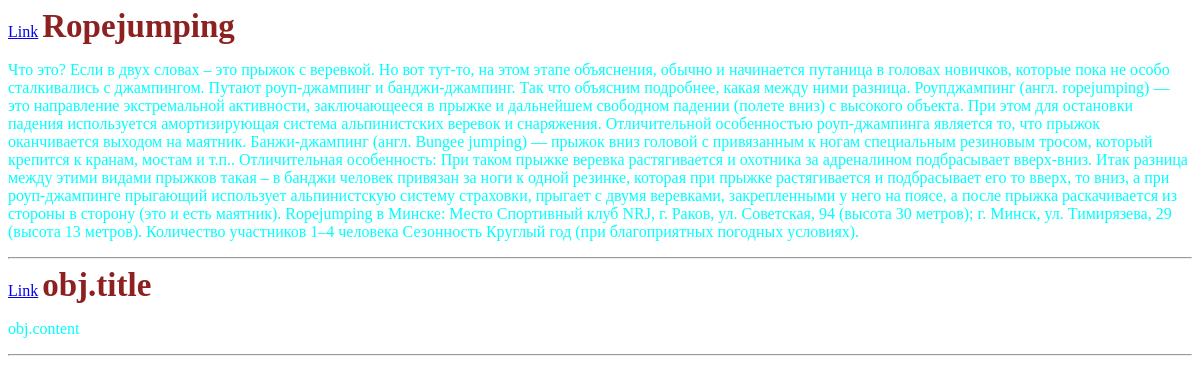
/articles/1/, run on the app's committed database.
### home/models.py (models this page shows, shortened)
class Article(models.Model):
    title = models.CharField(max_length=50)
    content = models.TextField()
    author = models.ForeignKey(User, on_delete=models.CASCADE, null=True) #тип удаления(удаляем и юзера и его статьи) CASCADE

### home/views.py (the view)
# urls.py: path('articles/<int:pk>/', views.ArticleDetailView.as_view(), name='get-articles')
class ArticleDetailView(DetailView):
    model = Article
    template_name = "article.html"
    pk_url_kwarg = "pk"
    context_object_name = "obj"

### templates/article.html (shortened to what this page needs)
{% load static %}
<html lang="en">
<head>
</head>
<link rel="stylesheet" href="{% static 'main.css' %}">
<body>
    <div>
        <a href="{{ obj.pk }}">Link</a>
        <b>{{ obj.title }}</b>
        <p>{{ obj.content }}</p>
    </div>
    <hr>
</body>
</html><!DOCTYPE html>
<html lang="en">
<head>
</head>
<link rel = "stylesheet" href="{% static 'main.css' %}">
<body>
    <div>
        <a href="{{obj.pk}}">Link</a>
        <b>obj.title</b>
        <p>obj.content</p>
    </div>
    <hr>
</body>
</html>

### static/main.css (style rules this page uses)
b { color: #8d2121; font-size: 33px; }
p { color: aqua; }
body { background-image: url("https://www.sobaka.com/video/wp-content/uploads/sites/2/2018/11/smeshnye-sobaki.jpg"); }

### data on the page
Article: title "Ropejumping", content "Что это? Если в двух словах – это прыжок с веревкой. Но вот тут-то, на этом этапе объяснения, обычно и начинается путаница в головах новичков, которые пока не особо сталкивались с джампингом. Путают роуп-джампинг и банджи-джампинг. Так что объясним подробнее, какая между ними разница. Роупджампинг (англ. ropejumping) — это направление экстремальной активности, заключающееся в прыжке и дальнейшем свободном падении (полете вниз) с высокого объекта. При этом для остановки падения используется амортизирующая система альпинистских веревок и снаряжения. Отличительной особенностью роуп-джампинга является то, что прыжок оканчивается выходом на маятник. Банжи-джампинг (англ. Bungee jumping) — прыжок…"
